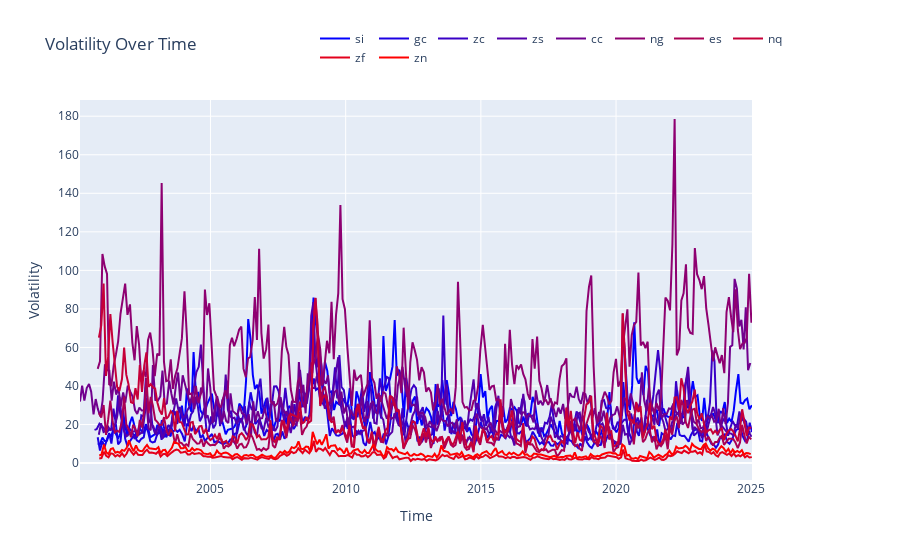

Notebook cell for this chart:
### Code cell
fig = go.Figure()

for name in contracts:
    fig.add_trace(
        go.Scatter(
            x=contracts[name]["vol"].index,
            y=contracts[name]["vol"],
            name=name,
            mode="lines",
            line=dict(color=color_map[name]),
        )
    )
fig.update_layout(
    yaxis=dict(
        title="Volatility",
    ),
    xaxis=dict(title="Time"),
    title="Volatility Over Time",
    legend=dict(x=0.5, y=1.2, orientation="h"),
)

fig.show()

### Figure 1 — Plotly figure (JSON) as saved in the notebook; plotly's stock layout.template omitted (floating-point values rounded to 4 significant figures; data arrays with more than 128 entries replaced by an {"elided": "..."} marker saying what was removed)
{"data": [{"line": {"color": "rgb(0.0, 0.0, 255.0)"}, "mode": "lines", "name": "si", "type": "scatter", "x": {"elided": "290 str values"}, "y": {"elided": "290 float values"}}, {"line": {"color": "rgb(28.333333333333332, 0.0, 226.66666666666666)"}, "mode": "lines", "name": "gc", "type": "scatter", "x": {"elided": "290 str values"}, "y": {"elided": "290 float values"}}, {"line": {"color": "rgb(56.666666666666664, 0.0, 198.33333333333334)"}, "mode": "lines", "name": "zc", "type": "scatter", "x": {"elided": "290 str values"}, "y": {"elided": "290 float values"}}, {"line": {"color": "rgb(85.0, 0.0, 170.0)"}, "mode": "lines", "name": "zs", "type": "scatter", "x": {"elided": "290 str values"}, "y": {"elided": "290 float values"}}, {"line": {"color": "rgb(113.33333333333333, 0.0, 141.66666666666669)"}, "mode": "lines", "name": "cc", "type": "scatter", "x": {"elided": "297 str values"}, "y": {"elided": "297 float values"}}, {"line": {"color": "rgb(141.66666666666666, 0.0, 113.33333333333334)"}, "mode": "lines", "name": "ng", "type": "scatter", "x": {"elided": "290 str values"}, "y": {"elided": "290 float values"}}, {"line": {"color": "rgb(170.0, 0.0, 85.0)"}, "mode": "lines", "name": "es", "type": "scatter", "x": {"elided": "291 str values"}, "y": {"elided": "291 float values"}}, {"line": {"color": "rgb(198.33333333333331, 0.0, 56.666666666666686)"}, "mode": "lines", "name": "nq", "type": "scatter", "x": {"elided": "291 str values"}, "y": {"elided": "291 float values"}}, {"line": {"color": "rgb(226.66666666666666, 0.0, 28.333333333333343)"}, "mode": "lines", "name": "zf", "type": "scatter", "x": {"elided": "290 str values"}, "y": {"elided": "290 float values"}}, {"line": {"color": "rgb(255.0, 0.0, 0.0)"}, "mode": "lines", "name": "zn", "type": "scatter", "x": {"elided": "289 str values"}, "y": {"elided": "289 float values"}}], "layout": {"legend": {"orientation": "h", "x": 0.5, "y": 1.2}, "title": {"text": "Volatility Over Time"}, "xaxis": {"title": {"text": "Time"}}, "yaxis": {"title": {"text": "Volatility"}}}}
